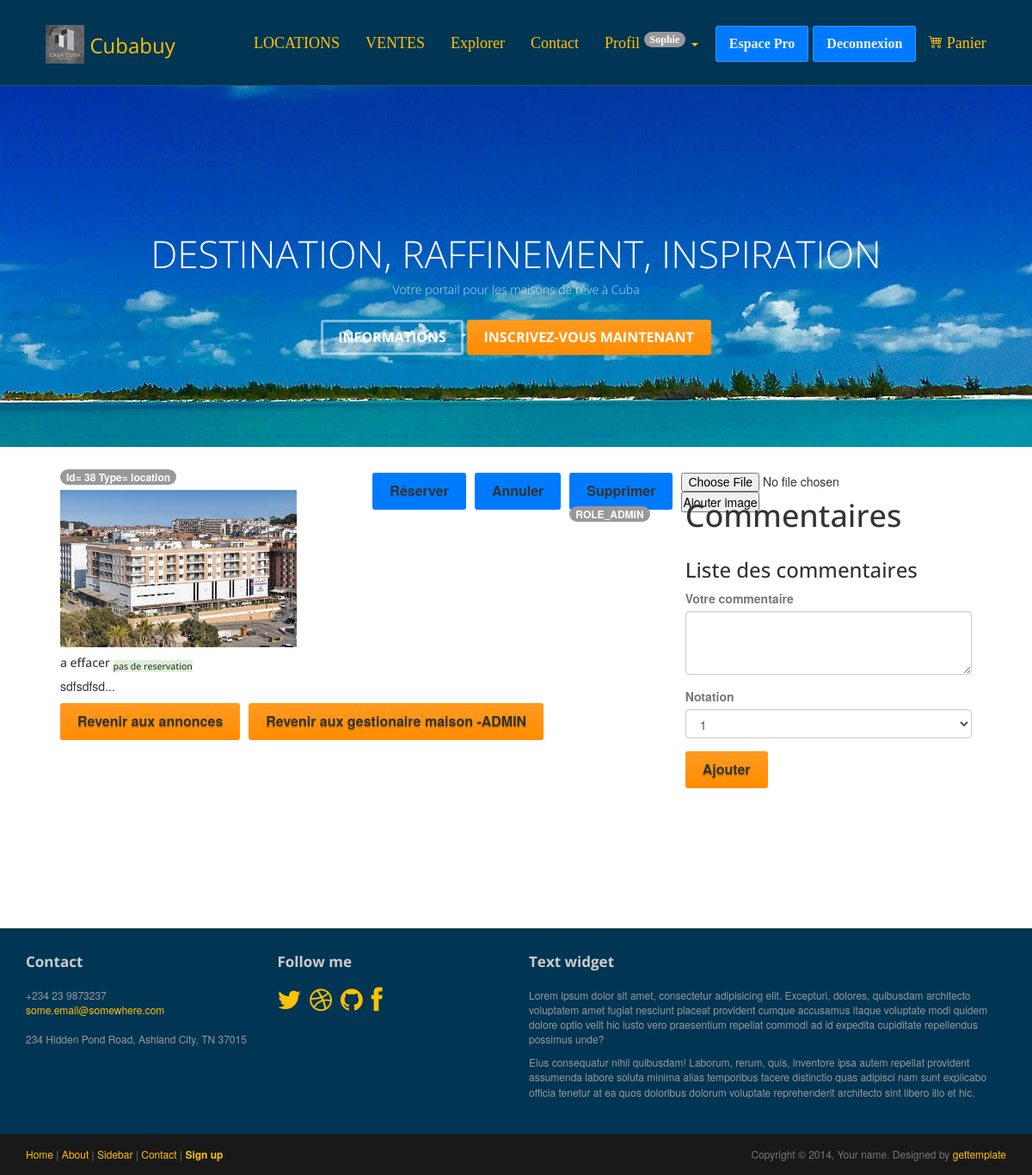
The app's page /showAnnonce.php?annonce=38 (signed in), older data.
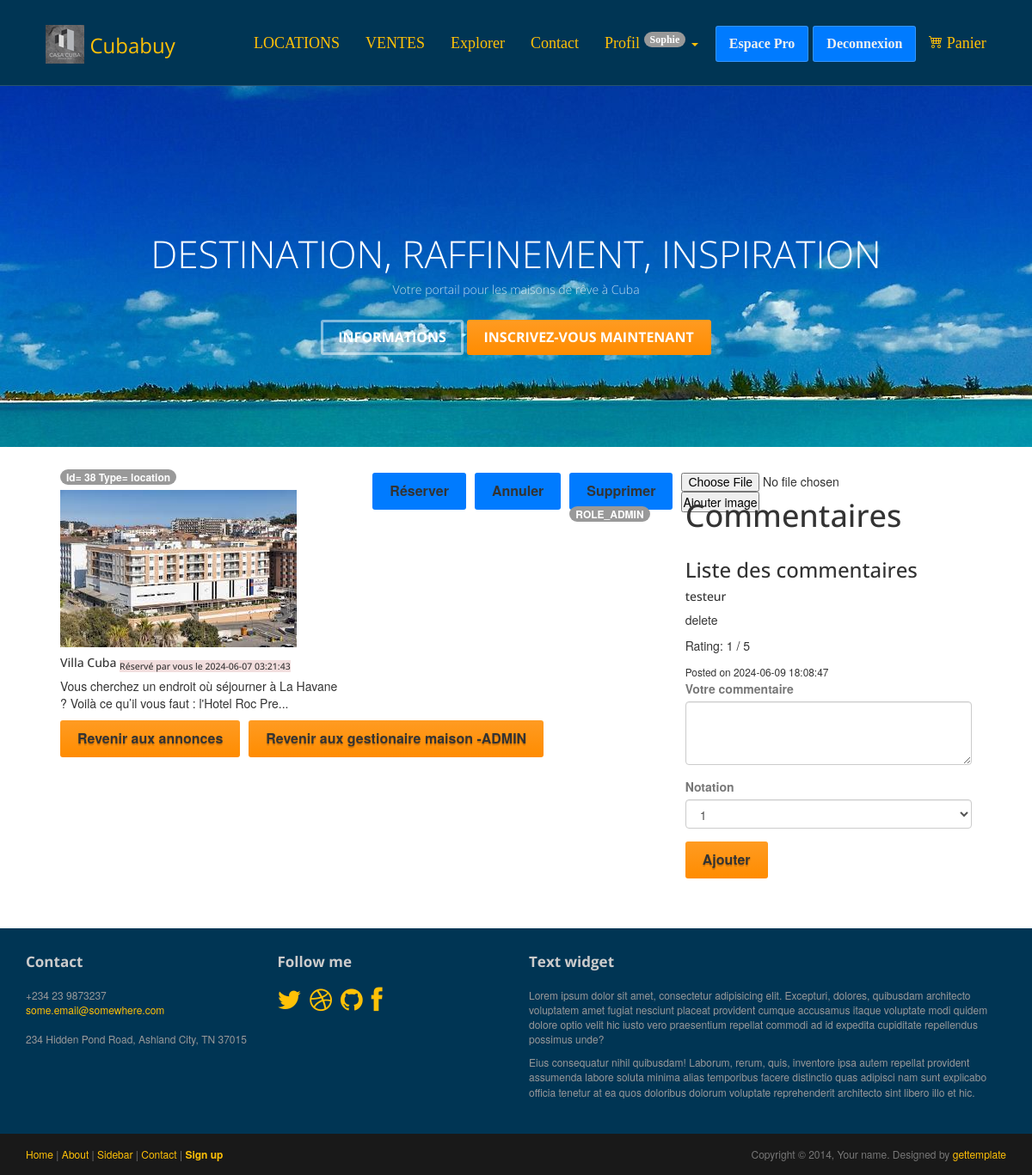
The same page, newer data.
### tables this page shows
CREATE TABLE `advert` (
  `id_advert` int NOT NULL,
  `photo` varchar(255) DEFAULT NULL,
  `title` varchar(100) NOT NULL,
  `description` text NOT NULL,
  `postal_code` varchar(50) NOT NULL,
  `city` varchar(50) NOT NULL,
  `type` enum('achat','location') NOT NULL,
  `price` float NOT NULL,
  `reservation_message` text,
  `is_reserved` tinyint(1) DEFAULT '0',
  `id_advert_image` int DEFAULT NULL
);

CREATE TABLE `reservations` (
  `id_reservation` int NOT NULL,
  `id_annonce` int NOT NULL,
  `id_utilisateur` int NOT NULL,
  `date_reservation` datetime NOT NULL DEFAULT CURRENT_TIMESTAMP,
  `date_arrivee` date NOT NULL,
  `date_depart` date NOT NULL,
  `nombre_personnes` int NOT NULL,
  `etat_reservation` varchar(20) NOT NULL DEFAULT 'en attente'
);

CREATE TABLE `commentaires` (
  `id_commentaire` int NOT NULL,
  `id_utilisateur` int NOT NULL,
  `id_advert` int NOT NULL,
  `comment_text` text NOT NULL,
  `rating` int DEFAULT NULL,
  `created_at` timestamp NULL DEFAULT CURRENT_TIMESTAMP
);

CREATE TABLE `users` (
  `id_user` int NOT NULL,
  `firstName` varchar(50) NOT NULL,
  `lastName` varchar(50) NOT NULL,
  `pseudo` varchar(50) NOT NULL,
  `email` varchar(100) NOT NULL,
  `mdp` varchar(255) NOT NULL,
  `phone` varchar(30) NOT NULL,
  `civility` enum('f','h') NOT NULL,
  `address` varchar(50) NOT NULL,
  `zipCode` varchar(50) NOT NULL,
  `city` varchar(50) NOT NULL,
  `country` varchar(50) NOT NULL,
  `role` enum('ROLE_USER','ROLE_ADMIN') DEFAULT 'ROLE_USER'
);

### inc/funtions.inc.php (called while the page is built, shortened)
<?php
function connexionBdd()
{
    $dsn = "mysql:host=" . DBHOST . ";dbname=" . DBNAME . ";charset=utf8";
    try {
        $pdo = new PDO($dsn, DBUSER, DBPASS);
        $pdo->setAttribute(PDO::ATTR_ERRMODE, PDO::ERRMODE_EXCEPTION);
        $pdo->setAttribute(PDO::ATTR_DEFAULT_FETCH_MODE, PDO::FETCH_ASSOC);
    } catch (PDOException $e) {
        die($e->getMessage());
    }
    return $pdo;
}
function showUser(int $id): array
{
    $pdo = connexionBdd();
    $sql = "SELECT * FROM users WHERE id_user = :id_user";
    $request = $pdo->prepare($sql);
    $request->execute(array(
        ':id_user' => $id
    ));
    $result = $request->fetch();
    return $result;
}
function showAnonnce($id_advert)
{
    $pdo = connexionBdd();
    $sql = $pdo->prepare("SELECT * FROM advert WHERE id_advert = :id_advert");
    $sql->bindParam(':id_advert', $id_advert);
    $sql->execute();
    $annoce = $sql->fetch();
    return $annoce;
}
function showReservations($id_utilisateur = null)
{
    if(!$id_utilisateur){
        $pdo = connexionBdd();
        $sql = $pdo->prepare("SELECT * FROM reservations");
        $sql->execute();
        $reservation = $sql->fetchAll();
        return $reservation;
    }
    else{
    $pdo = connexionBdd();
    $sql = $pdo->prepare("SELECT * FROM reservations WHERE id_utilisateur  = :id_utilisateur ");
    $sql->bindParam(':id_utilisateur', $id_utilisateur, PDO::PARAM_INT);
    $sql->execute();
    $reservation = $sql->fetchAll();
    return $reservation;
    }
}
function showCommentaires($id_advert){
    $pdo = connexionBdd();
    $sql = $pdo->prepare("SELECT * FROM commentaires WHERE id_advert = :id_annonce ");
    $sql->bindParam(':id_annonce', $id_advert, PDO::PARAM_INT);
    $sql->execute();
    $commentaires = $sql->fetchAll();
    return $commentaires;
}

### showAnnonce.php (the view, shortened to what the changed rows need)
<?php
require_once "inc/header.inc.php";
$id_advert = $_GET['annonce'];
$annonce = showAnonnce($id_advert);
$commentaires = showCommentaires($id_advert);
if (!empty($_SESSION['user'])) {
    $reservations = showReservations($_SESSION['user']['id_user']);
    foreach ($reservations as $reservation) {
        $id_annonce = $reservation['id_annonce'];
        if ($reservation['id_annonce'] == $id_advert) {
            $date_reservation = $reservation['date_reservation'];
            break;
        }
    }
}
?>
<main class="maincontent">
    <section class=" margin-content ">
        <div class="row d-flex justify-content-center m-auto">
            <div class="col-lg-4 col-md-4 col-sm-12 mb-4">
                <div class="card">
                    <div> <sup class="badge rounded-pill text-bg-danger ms-1 fs-16"><?= 'Id= ' .  $annonce['id_advert'] . "  "  . 'Type= ' . $annonce['type'] ?></sup></div>
                    <img src="<?= RACINE_SITE . "assets/img/" . $annonce['photo'] ?>" class="card-img-top" alt="image de <?= $annonce['title']  ?>">
                    <div class="card-body">
                        <?php
                        if (!empty($_SESSION['user'])) {
                            if ($annonce['id_advert'] == $id_annonce) {
                                echo "<h5 class='card-title'>" . $annonce['title'] . " <sub class='bg-danger text-white rounded px-1'>Réservé par vous le $date_reservation</sub></h5>";
                            } else {
                                echo "<h5 class='card-title'>" . $annonce['title'] . "<sub class='bg-success text-white rounded px-1'>pas de reservation</sub></h5>";
                            }
                        } else {
                            echo "<h5 class='card-title'>" . $annonce['title'] . "<sub class='bg-success text-white rounded px-1'></sub></h5>";
                        }
                        ?>
                        <p class="card-text"><?= substr($annonce['description'], 0, 100) ?>...</p>
                        <div class="buttons">
                            <a href="<?= RACINE_SITE ?>explorer.php?annonce=<?= $annonce['id_advert'] ?>" class="btn btn-primary">Revenir aux annonces</a>
                            <?php if (!empty($_SESSION['user']) && $_SESSION['user']['role'] == 'ROLE_ADMIN') {     ?>
                                <a href="<?= RACINE_SITE ?>admin/dashboard.php?gestionAnnonce_php" class="btn btn-primary">Revenir aux gestionaire maison -ADMIN</a>
                            <?php
                            }
                            ?>
                        </div>
                    </div>
                </div>
            </div>
                <div class="container col-lg-4 col-md-4 col-sm-12">
                    <h1 class="mt-5">Commentaires</h1>
                    <div class="comments-section mt-5">
                        <?php
                        if (isset($commentaires)) {
                            foreach ($commentaires as $commentaire) {
                                $user = showUser($commentaire['id_utilisateur']);
                                echo '<div class="comment mb-3">';
                                echo '<h5>' . htmlspecialchars($user['pseudo']) . '</h5>';
                                echo '<p>' . htmlspecialchars($commentaire['comment_text']) . '</p>';
                                echo '<p>Rating: ' . htmlspecialchars($commentaire['rating']) . ' / 5</p>';
                                echo '<small>Posted on ' . htmlspecialchars($commentaire['created_at']) . '</small>';
                                echo '</div>';
                            }
                        } else {
                            echo '<p>Pas des commentaires encore.</p>';
                        }
                        ?>
                    </div>
                    <?php if (!empty($_SESSION['user'])) { ?>
                </div>
            <?php } ?>
            </div>
    </section>
</main>
<?php
require_once "inc/footer.inc.php";
?>
</body>
</html>

Row changes from the older to the newer data that the page shows:
changed advert "location": description "sdfsdfsd" → "Vous cherchez un endroit où séjourner à La Havane ? Voilà ce qu’il vous faut : l'Hotel Roc Pre"; title "a effacer" → "Villa Cuba"
added reservations: date_reservation "2024-06-07 03:21:43"
added commentaires: id_utilisateur.pseudo "testeur", comment_text "delete", rating "1", created_at "2024-06-09 18:08:47"
Text that changed along with them:
text no longer shown: "pas de reservation"
text now shown: "Réservé par vous le"
